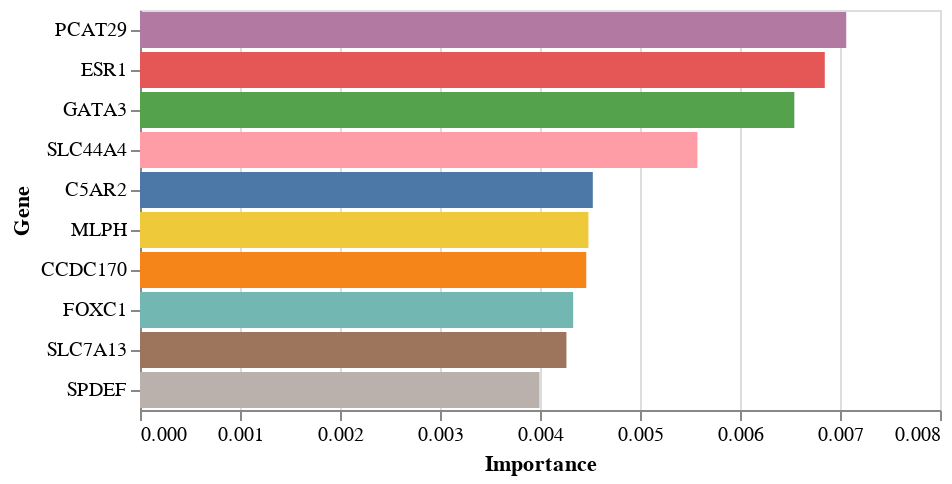

Notebook code cell kept with this figure:
### Code cell
alt.Chart(feature_data).mark_bar().encode(
    y= alt.Y("Feature", sort=alt.EncodingSortField(field="Importance", op="count", order='ascending'), title="Gene"),
    x=alt.X('Importance:Q'),
    color= alt.Color("Feature", title= "Gene", legend= None),
    tooltip = ["Feature", "Importance"]
)

### Figure 1 — Vega-Lite specification as saved in the notebook (floating-point values rounded to 4 significant figures)
{"config": {"view": {"continuousWidth": 400, "continuousHeight": 300}}, "data": {"name": "data-2a3f3864e8c8943b81b321b8506e33b3"}, "mark": "bar", "encoding": {"color": {"field": "Feature", "legend": null, "title": "Gene", "type": "nominal"}, "tooltip": [{"field": "Feature", "type": "nominal"}, {"field": "Importance", "type": "quantitative"}], "x": {"field": "Importance", "type": "quantitative"}, "y": {"field": "Feature", "sort": {"field": "Importance", "op": "count", "order": "ascending"}, "title": "Gene", "type": "nominal"}}, "$schema": "https://vega.github.io/schema/vega-lite/v4.17.0.json", "datasets": {"data-2a3f3864e8c8943b81b321b8506e33b3": [{"Feature": "PCAT29", "Importance": 0.007062}, {"Feature": "ESR1", "Importance": 0.006848}, {"Feature": "GATA3", "Importance": 0.006543}, {"Feature": "SLC44A4", "Importance": 0.005575}, {"Feature": "C5AR2", "Importance": 0.004528}, {"Feature": "MLPH", "Importance": 0.004484}, {"Feature": "CCDC170", "Importance": 0.004462}, {"Feature": "FOXC1", "Importance": 0.004332}, {"Feature": "SLC7A13", "Importance": 0.004265}, {"Feature": "SPDEF", "Importance": 0.003995}]}}
